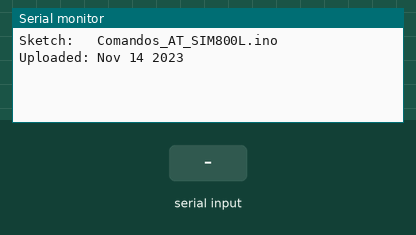
Recording of a sketch running on a simulated Arduino Uno, built with avr-gcc and run on an emulated ATmega328P. On the bench: the last lines printed to the serial monitor. The inputs (shaded band) are chosen by the test bench.

Above: at 1.2 s.
1.3 s: "1" received over the second serial link
At 2.4 s:
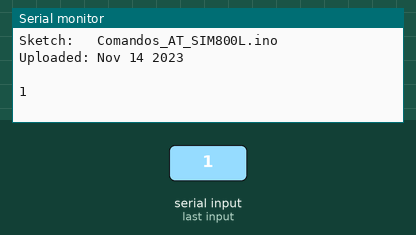
2.8 s: "0" received over the second serial link
At 3.5 s:
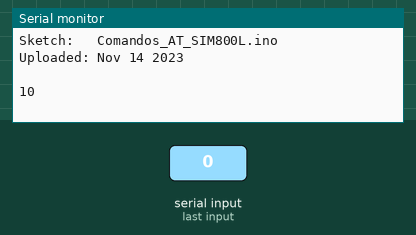

Measured:
- after the input at 1.3 s, the serial monitor: prints a new line at once (image 1)
- after the input at 2.8 s, the serial monitor: prints a new line at once (image 2)

The sketch:

Comandos_AT_SIM800L.ino
```cpp
/*  Comandos AT SIM800L
 * AT – Verifica que la comunicacion es correcta. contesta con un OK.
 * ATI - Muestra la versión del modulo.
 * AT+CSQ – Calidad de la señal, 0-31.
 * AT+CBC - Regresa el status de la batería, % y voltaje.
 * AT+CMGF=1 - Activa el modo sms.
 * Rafael Lozano Rolon
 * soporte@taloselectronics.com
*/

#include <SoftwareSerial.h>   // Incluimos la librería  SoftwareSerial
SoftwareSerial SIM800L(2, 3);   // Definimos los pines RX y TX del Arduino conectados al Bluetooth

void setup()
{
  SIM800L.begin(115200);       // Inicializamos el puerto serie BT (Para Modo AT 2)
  Serial.begin(9600);   // Inicializamos  el puerto serie
  Serial.print("Sketch:   ");   Serial.println(__FILE__);
  Serial.print("Uploaded: ");   Serial.println(__DATE__);
  Serial.println(" ");
}

void loop()
{
  if (SIM800L.available())   // Si llega un dato por el puerto BT se envía al monitor serial
  {
    Serial.write(SIM800L.read());
  }

  if (Serial.available()) // Si llega un dato por el monitor serial se envía al puerto BT
  {
    SIM800L.write(Serial.read());
  }
}
```
